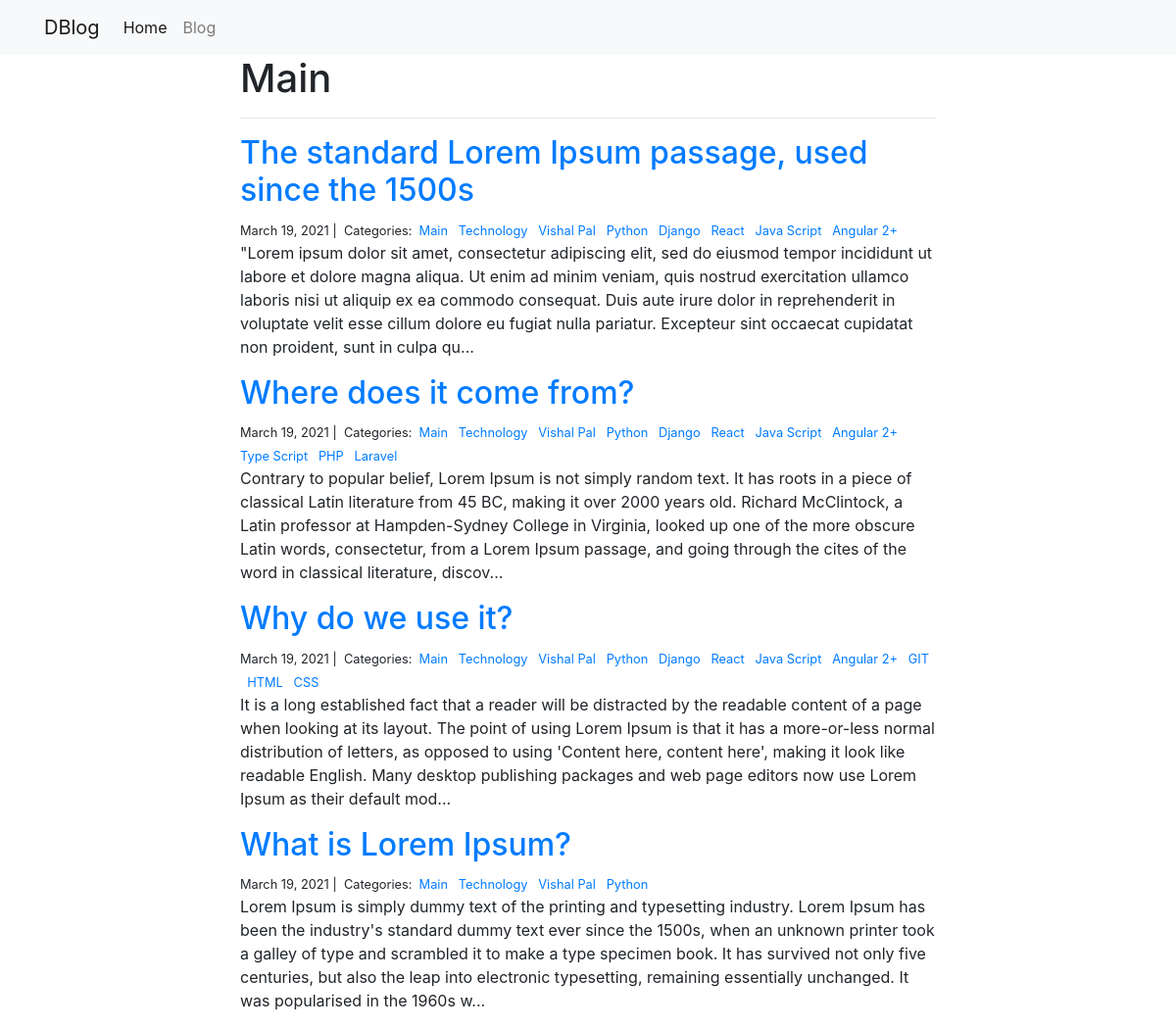
The page /blog/Main/ on the database its author committed.
### blog/models.py (models this page shows)
class Category(models.Model):
    name = models.CharField(max_length=30)

class Post(models.Model):
    title = models.CharField(max_length=255)
    body = models.TextField()
    created_on = models.DateTimeField(auto_now_add=True)
    last_modified = models.DateTimeField(auto_now=True)
    categories = models.ManyToManyField('Category', related_name="posts")

### blog/views.py (the view)
# urls.py: path("<category>/", views.blog_category, name="blog_category"),
def blog_category(request, category):
    posts = Post.objects.filter(
        categories__name__contains=category
    ).order_by('-created_on')
    context = {
        "category": category,
        "posts": posts,
    }
    return render(request, 'blog_category.html', context)

### blog/templates/blog_category.html (shortened to what this page needs)
{% extends "base.html" %}
{% block page_content %}
<div class="col-md-8 offset-md-2">
    <h1>{{ category | title }}</h1>
    <hr>
    {% for post in posts %}
    <h2><a href="{% url 'blog_detail' post.pk%}">{{ post.title }}</a></h2>
    <small>
        {{ post.created_on.date }} |&nbsp;
        Categories:&nbsp;
        {% for category in post.categories.all %}
        <a href="{% url 'blog_category' category.name %}">
            {{ category.name }}
        </a>&nbsp;
        {% endfor %}
    </small>
    <p>{{ post.body | slice:":400" }}...</p>
    {% endfor %}
</div>
{% endblock %}

### personal_protpolio/templates/base.html (shortened to what this page needs)
<!DOCTYPE html>
<html lang="en">
<head>
    <link rel="stylesheet" href="https://stackpath.bootstrapcdn.com/bootstrap/4.1.3/css/bootstrap.min.css">
</head>
<body>
<nav class="navbar navbar-expand-lg navbar-light bg-light">
    <div class="container">
        <a class="navbar-brand" href="{% url 'project_index' %}">DBlog</a>
        <div class="collapse navbar-collapse" id="navbarSupportedContent">
            <ul class="navbar-nav mr-auto">
                <li class="nav-item active">
                    <a class="nav-link" href="{% url 'project_index' %}">Home <span class="sr-only">(current)</span></a>
                </li>
                <li class="nav-item">
                    <a class="nav-link" href="{% url 'blog_index' %}">Blog</a>
                </li>
            </ul>
        </div>
    </div>
</nav>
<div class="container">
    {% block page_content %}{% endblock page_content %}
</div>
</body>
</html>

### rows shown on the page
Category: name "Main"
Post: title "The standard Lorem Ipsum passage, used since the 1500s", created_on "March 19, 2021", body "\"Lorem ipsum dolor sit amet, consectetur adipiscing elit, sed do eiusmod tempor incididunt ut labore et dolore magna aliqua. Ut enim ad minim veniam, quis nostrud exercitation ullamco laboris nisi ut aliquip ex ea commodo consequat. Duis aute irure dolor in reprehenderit in voluptate velit esse cillum dolore eu fugiat nulla pariatur. Excepteur sint occaecat cupidatat non proident, sunt in culpa qu"
Category: name "Technology"
Category: name "Vishal Pal"
Category: name "Python"
Category: name "Django"
Category: name "React"
Category: name "Java Script"
Category: name "Angular 2+"
Post: title "Where does it come from?", created_on "March 19, 2021", body "Contrary to popular belief, Lorem Ipsum is not simply random text. It has roots in a piece of classical Latin literature from 45 BC, making it over 2000 years old. Richard McClintock, a Latin professor at Hampden-Sydney College in Virginia, looked up one of the more obscure Latin words, consectetur, from a Lorem Ipsum passage, and going through the cites of the word in classical literature, discov"
Category: name "Type Script"
Category: name "PHP"
Category: name "Laravel"
Post: title "Why do we use it?", created_on "March 19, 2021", body "It is a long established fact that a reader will be distracted by the readable content of a page when looking at its layout. The point of using Lorem Ipsum is that it has a more-or-less normal distribution of letters, as opposed to using 'Content here, content here', making it look like readable English. Many desktop publishing packages and web page editors now use Lorem Ipsum as their default mod"
Category: name "GIT"
Category: name "HTML"
Category: name "CSS"
Post: title "What is Lorem Ipsum?", created_on "March 19, 2021", body "Lorem Ipsum is simply dummy text of the printing and typesetting industry. Lorem Ipsum has been the industry's standard dummy text ever since the 1500s, when an unknown printer took a galley of type and scrambled it to make a type specimen book. It has survived not only five centuries, but also the leap into electronic typesetting, remaining essentially unchanged. It was popularised in the 1960s w"
